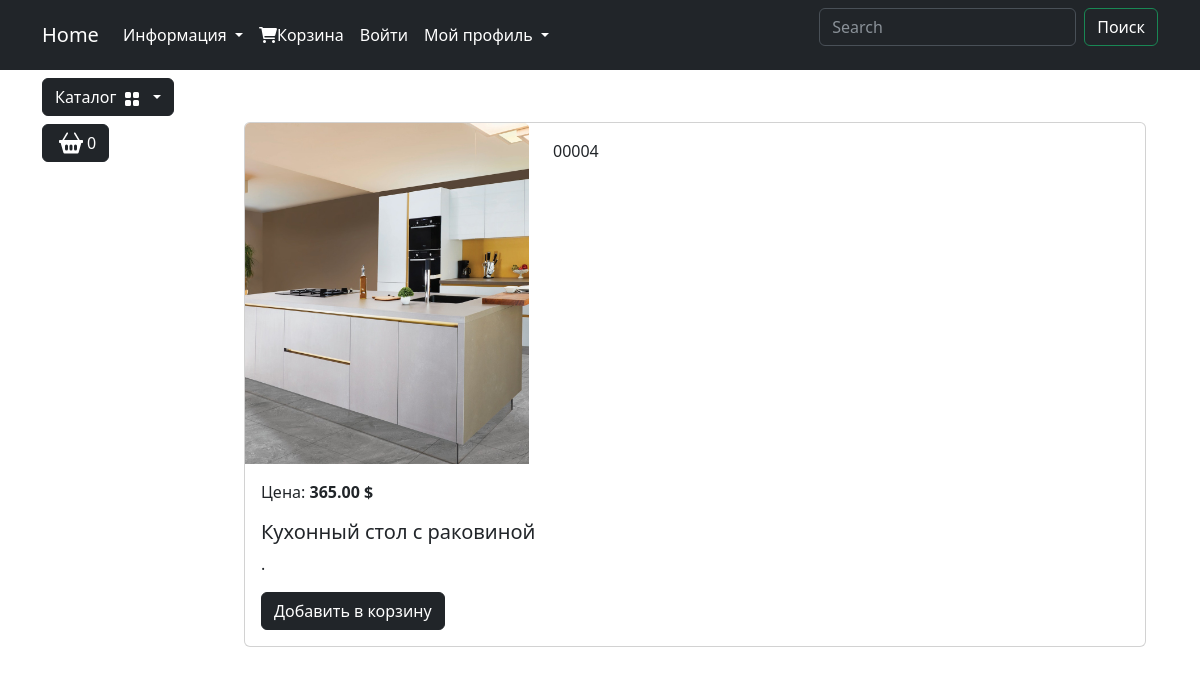
The app's page /catalog/product/kuhonnyj-stol-s-rakovinoj/ with its own data.
### goods/models.py (models this page shows, shortened)
class Products(models.Model):
    name = models.CharField("Назва", max_length=100, unique=True)
    slug = models.SlugField('url', max_length=150, unique=True, blank=True, null=True)
    description= models.TextField("Опис",blank=True, null=True)
    image = models.ImageField('Зображення' ,upload_to='goods_images',blank=True, null=True)
    price = models.DecimalField('Ціна',default=0.00, max_digits=7, decimal_places=2)
    discount = models.DecimalField('Знижка',default=0.00, max_digits=4, decimal_places=2)
    quantity = models.PositiveIntegerField('Кількість',default=0)
    category = models.ForeignKey(to=Categories,on_delete=models.PROTECT,verbose_name='Категорія')
    class Meta:
        db_table: str = "product"
        verbose_name= "Продукт"
        verbose_name_plural= "Продукти"
        ordering = ('id',)
    def display_id(self): #Це ID товару записано
        return f' {self.id:05}'
    def sell_price(self): #Це знижка
        if self.discount:
            return round (self.price - self.price * self.discount/100,2)
        return self.price

### goods/views.py (the view)
# urls.py: path('product/<slug:product_slug>/', views.product,name='product'), #А тут вже передаємо ім'я продукту транслітом
def product(request, product_slug):
 product_item = Products.objects.get(slug=product_slug)
 context = {
  'product': product_item
 }
 return render(request, 'goods/product.html', context)

### goods/templatetags/goods_tags.py (called while the page is built)
@register.simple_tag() #Реєстрація для того щоб я міг взаємодіяти з функцією де завгодно
def tag_categories(): #Функція повертає каталог коли ми у якомусь розділі
    return Categories.objects.all()

### goods/templates/goods/product.html (shortened to what this page needs)
{% extends 'main/base.html' %}
{% load static %}
{% block content  %}
<div class="container mt-5">
                        <div class="card mb-4 custom-shadow">
                            <div class="row">
                                <div class="col-md-4">
                                    <img src="{{product.image.url}}" class="card-img-top" alt="..."
                                        class="img-thumbnail" data-bs-toggle="modal" data-bs-target="#imageModal1">
                                </div>
                                <div class="col-md-4 ">
                                    <p class="product_id mt-3">{{ product.display_id }}</p>
                                </div>
                            </div>
                            <div class="card-body">
                                <p class="card-text">Цена: <strong>{{product.sell_price}} $</strong></p>
                                <h5 class="card-title">{{ product.name }}</h5>
                                <p class="card-text">{{ product.discription }}.</p>
                                <a href="#" class="btn btn-dark add-to-cart">Добавить в корзину</a>
                            </div>
                        </div>
                    </div>
                </div>
{% endblock %}

### records on screen
Products: image (picture), display_id "00004", sell_price "365.00", name "Кухонный стол с раковиной"
